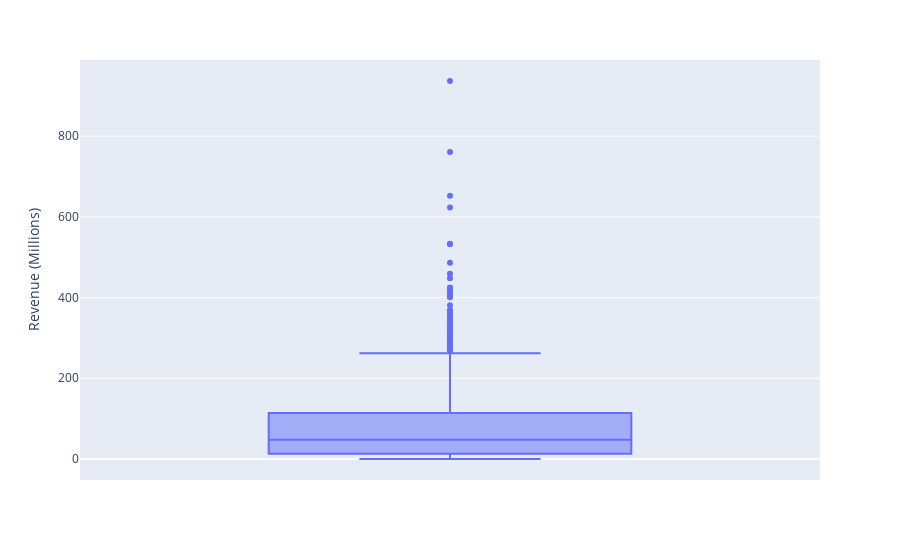

Source (notebook cell):
### Code cell
import plotly.express as px
fig = px.box(df,y='Revenue (Millions)')
fig.show()

### Figure 1 — Plotly figure (JSON) as saved in the notebook; plotly's stock layout.template omitted (floating-point values rounded to 4 significant figures; data arrays with more than 128 entries replaced by an {"elided": "..."} marker saying what was removed)
{"data": [{"alignmentgroup": "True", "hovertemplate": "Revenue (Millions)=%{y}<extra></extra>", "legendgroup": "", "marker": {"color": "#636efa"}, "name": "", "notched": false, "offsetgroup": "", "orientation": "v", "showlegend": false, "type": "box", "x0": " ", "xaxis": "x", "y": {"elided": "1000 float values"}, "y0": " ", "yaxis": "y"}], "layout": {"boxmode": "group", "legend": {"tracegroupgap": 0}, "margin": {"t": 60}, "xaxis": {"anchor": "y", "domain": [0, 1]}, "yaxis": {"anchor": "x", "domain": [0, 1], "title": {"text": "Revenue (Millions)"}}}}
